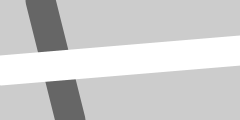
Frame 1 (no input)
Frame 60 (the mouse pressed at the canvas centre just before this capture): identical to frame 1, image omitted
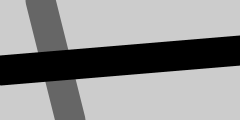
Frame 120 (the mouse held since frame 60 and released just before this capture)

The Processing sketch that drew these frames (run headless with seeded random() and noise(); from frame 60 on, the mouse is pressed at the canvas centre):

// Processing sketch: Example_5_13
// ── Example_5_13.pde
void setup(){
	size(240, 120);
	smooth();
	strokeWeight(30);
}

void draw(){
	background(204);
	stroke(102);
	line(40, 0, 70, height);
	if (mousePressed) {
		stroke(0);
	} else {
		stroke(255);
	}
	line(0, 70, width, 50);
}
